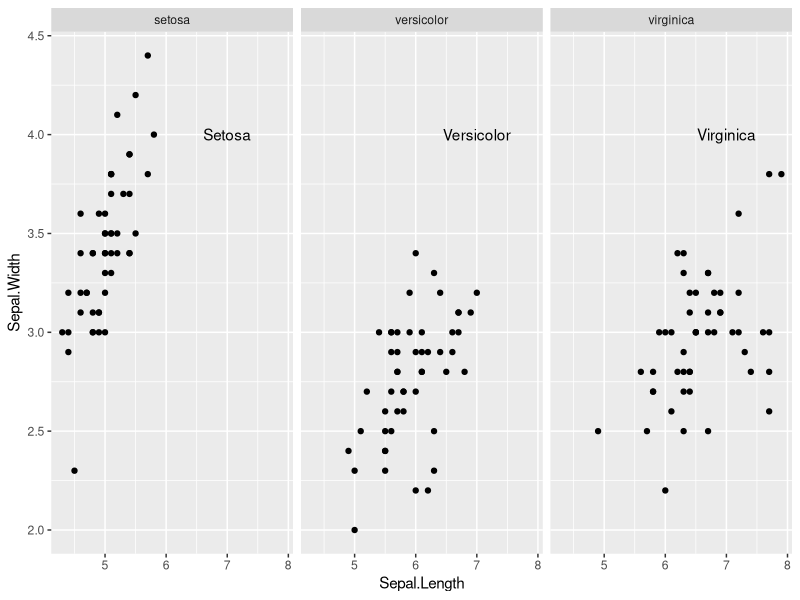

The R script that drew this image:
## ---- chunk 1
library(ggplot2)
## ---- chunk 2
iris_plot <- ggplot(iris, aes(x = Sepal.Length, y = Sepal.Width)) +
  geom_point() +
  facet_grid(. ~ Species)
## ---- chunk 3
f_labels <- data.frame(Species = c("setosa", "versicolor", "virginica"), 
                       label = c("Setosa", "Versicolor", "Virginica"))
## ---- chunk 4
iris_plot +
  geom_text(x = 7, y = 4, aes(label = label), data = f_labels)
## ---- chunk 5
labs(title = 'Iris', 
     x = 'Sepal length', 
     y = 'Sepal width',
     caption = 'By James, DV, THU, 2024')
## ---- chunk 6
theme(plot.title = element_text(hjust = 0.5, size = 20))
